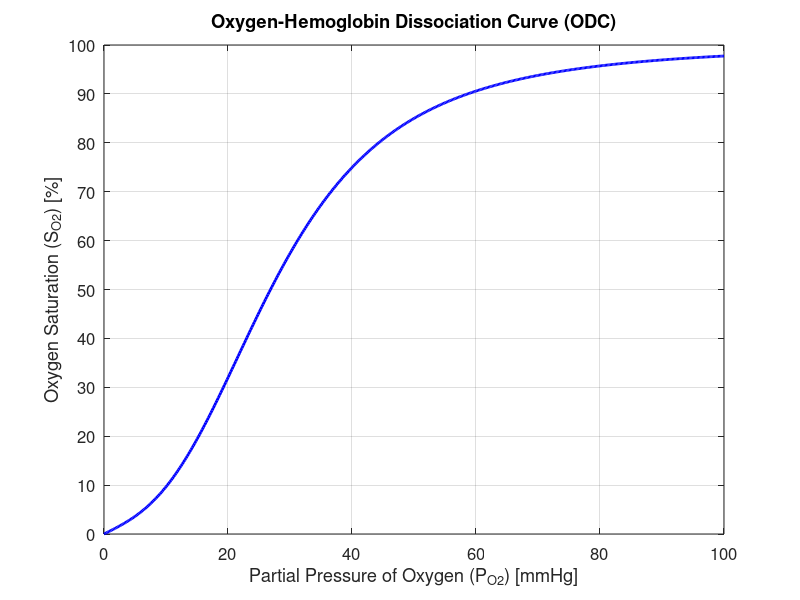

This chart was generated by the following MATLAB code:
%figure 2 

% MATLAB code to plot the Oxygen-Hemoglobin Dissociation Curve (ODC) 

 

% Define the range for the partial pressure of oxygen (P) 

P = linspace(0, 100, 500);  % P(t) from 0 to 100 mmHg 

 

% Calculate oxygen saturation (SO2) using the provided equation 

SO2 = (P.^3 + 150.*P) ./ (P.^3 + 150.*P + 23400); 

 

% Plot the Oxygen-Hemoglobin Dissociation Curve 

figure; 

plot(P, SO2, 'b-', 'LineWidth', 2); 

xlabel('Partial Pressure of Oxygen (P_{O2}) [mmHg]'); 

ylabel('Oxygen Saturation (S_{O2}) [%]'); 

title('Oxygen-Hemoglobin Dissociation Curve (ODC)'); 

grid on; 

 

% Enhance plot aesthetics 

set(gca, 'FontSize', 12); 

ylim([0 1]);  % Oxygen saturation ranges from 0 to 100% 

xlim([0 100]);  % Partial pressure of oxygen ranges from 0 to 100 mmHg 

yticks(0:0.1:1); 

yticklabels(0:10:100);  % Convert y-axis to percentage for clarity 
